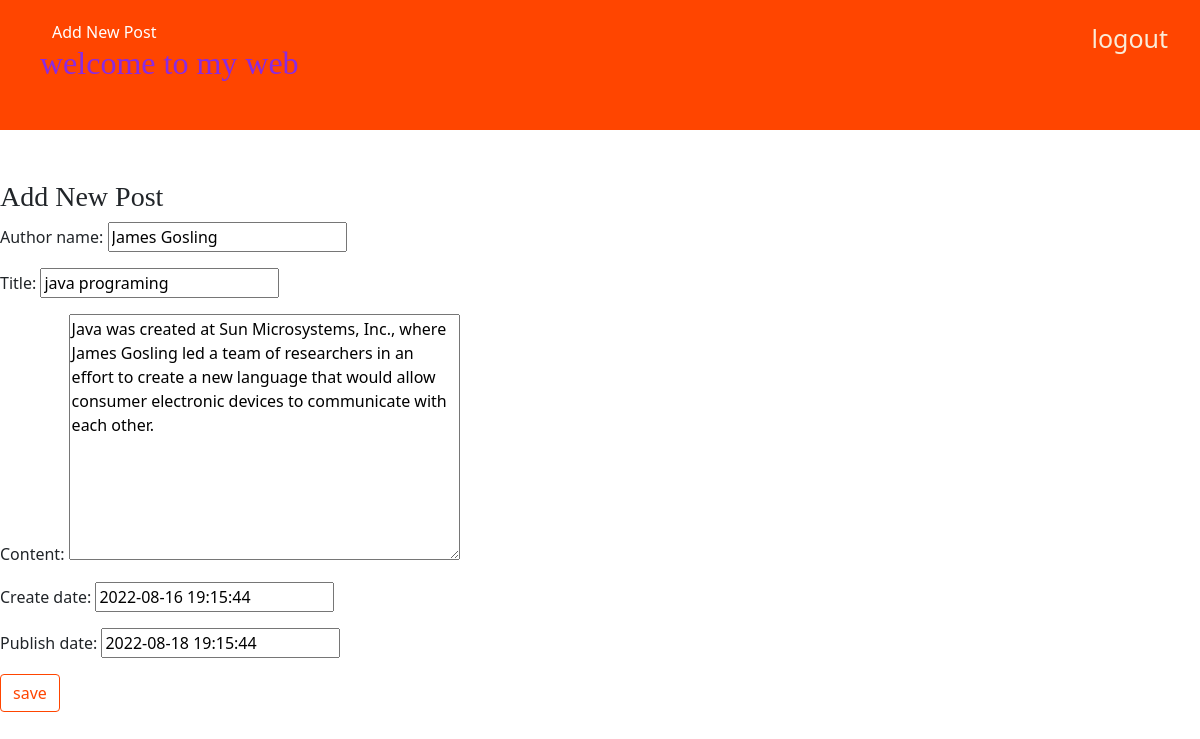
The app's page /Post/2/edit/ (signed in) with its own data.
### Blog/models.py (models this page shows, shortened)
class Post(models.Model):
    author_name = models.CharField(max_length=200)
    title = models.CharField(max_length=300)
    content = models.TextField()
    create_date = models.DateTimeField(default=timezone.now())
    publish_date = models.DateTimeField(default=timezone.now())

### Blog/views.py (the view)
# urls.py: path('Post/<int:pk>/edit/',views.Post_edit, name='Post_edit'),
def Post_edit(request,pk):
    Post_data= get_object_or_404 (Post,pk=pk)
    if request.method=='POST':
        form =BlogPostForm (request.POST,instance=Post_data)#capturing form data
        if form.is_valid():
            Post_data=form.save()
            return redirect('Post_list')#redirect to the post_list3
    else:
        form=BlogPostForm(instance=Post_data)
    return render(request,'Blog/blog_add_edit.html',{'form_data':form})

### Blog/forms.py
class BlogPostForm(forms.ModelForm):
    class Meta:
         model=Post
         fields=('author_name','title','content','create_date','publish_date')

### Blog/templates/Blog/blog_add_edit.html (shortened to what this page needs)
{% extends 'Blog/base.html' %}
{% block content %}
   <h3>Add New Post</h3>
   <form action="" method="POST">
        {{form_data.as_p}}
        <button type="submit" class="btn btn-secondary">save</button>
   </form>
{% endblock %}

### Blog/static/css/Blog.css (style rules this page uses)
h1, h2, h3, h4 { font-family: 'Alfa Slab One', cursive; font-family: 'Bree Serif', serif; }
.btn-secondary, .btn-secondary:visited { color: orangered; background: none; border-color: orangered; }

### records on screen
Post: author_name "James Gosling", title "java programing", content "Java was created at Sun Microsystems, Inc., where James Gosling led a team of researchers in an effort to create a new language that would allow consumer electronic devices to communicate with each other.", create_date "2022-08-16 19:15:44", publish_date "2022-08-18 19:15:44"
